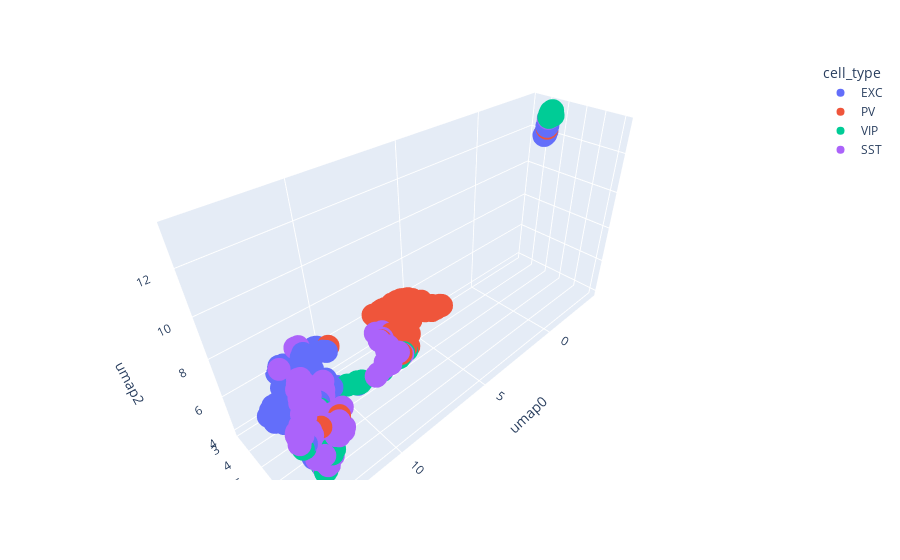

The cell this chart's notebook holds for it:
### Code cell
fig = px.scatter_3d(umap_data3D, x='umap0', y='umap1', z='umap2',
              color='cell_type'
              
              )
fig.show()
